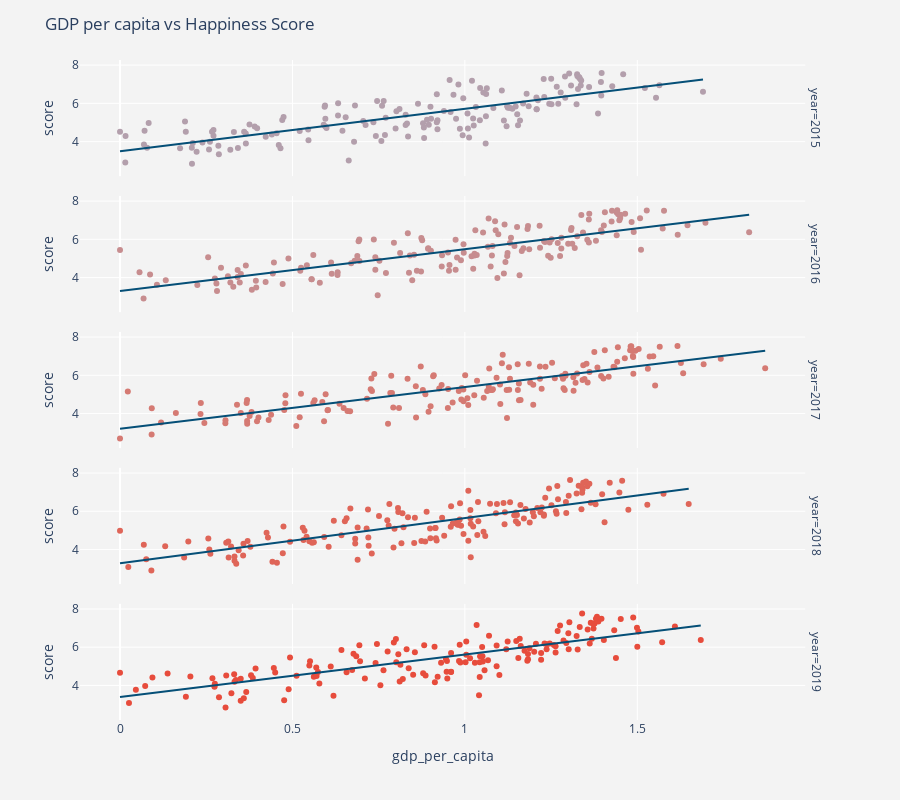

The code cell stored with this chart in its notebook:
### Markdown cell above
It is possible to say based on the graph that the variables "generosity", "freedom_to_choose" and "corruption_perception" have less impact on the happiness score than the other three. But it is also important to see how each variable behaves in comparison to the variable "score".

### Code cell
fig = px.scatter(finaldata, x="gdp_per_capita", 
                 y="score",
                 facet_row="year",
                 color="year",
                 trendline= "ols",
                 color_continuous_scale=('#a8a8bb', '#c1949a', '#d27f7a', '#de685b', '#e74c3c'),
                 trendline_color_override ='#054f77')
fig.update(layout_coloraxis_showscale=False)
fig.update_traces(textposition='top center')
fig.update_layout(
    height=800,
    title_text='GDP per capita vs Happiness Score',
    paper_bgcolor = 'rgb(243, 243, 243)',
    plot_bgcolor = 'rgb(243, 243, 243)')
fig.show()

### Figure 1 — Plotly figure (JSON) as saved in the notebook; plotly's stock layout.template omitted (floating-point values rounded to 4 significant figures; data arrays with more than 128 entries replaced by an {"elided": "..."} marker saying what was removed)
{"data": [{"hoverlabel": {"namelength": 0}, "hovertemplate": "year=%{marker.color}<br>gdp_per_capita=%{x}<br>score=%{y}", "legendgroup": "", "marker": {"color": {"elided": "158 int values"}, "coloraxis": "coloraxis", "symbol": "circle"}, "mode": "markers", "name": "", "showlegend": false, "textposition": "top center", "type": "scatter", "x": {"elided": "158 float values"}, "xaxis": "x5", "y": {"elided": "158 float values"}, "yaxis": "y5"}, {"hoverlabel": {"namelength": 0}, "hovertemplate": "<b>OLS trendline</b><br>score = 2.21823 * gdp_per_capita + 3.49881<br>R<sup>2</sup>=0.609907<br><br>year=2015<br>gdp_per_capita=%{x}<br>score=%{y} <b>(trend)</b>", "legendgroup": "", "line": {"color": "#054f77"}, "marker": {"symbol": "circle"}, "mode": "lines", "name": "", "showlegend": false, "textposition": "top center", "type": "scatter", "x": {"elided": "158 float values"}, "xaxis": "x5", "y": {"elided": "158 float values"}, "yaxis": "y5"}, {"hoverlabel": {"namelength": 0}, "hovertemplate": "year=%{marker.color}<br>gdp_per_capita=%{x}<br>score=%{y}", "legendgroup": "", "marker": {"color": {"elided": "157 int values"}, "coloraxis": "coloraxis", "symbol": "circle"}, "mode": "markers", "name": "", "showlegend": false, "textposition": "top center", "type": "scatter", "x": {"elided": "157 float values"}, "xaxis": "x4", "y": {"elided": "157 float values"}, "yaxis": "y4"}, {"hoverlabel": {"namelength": 0}, "hovertemplate": "<b>OLS trendline</b><br>score = 2.18686 * gdp_per_capita + 3.29618<br>R<sup>2</sup>=0.624609<br><br>year=2016<br>gdp_per_capita=%{x}<br>score=%{y} <b>(trend)</b>", "legendgroup": "", "line": {"color": "#054f77"}, "marker": {"symbol": "circle"}, "mode": "lines", "name": "", "showlegend": false, "textposition": "top center", "type": "scatter", "x": {"elided": "157 float values"}, "xaxis": "x4", "y": {"elided": "157 float values"}, "yaxis": "y4"}, {"hoverlabel": {"namelength": 0}, "hovertemplate": "year=%{marker.color}<br>gdp_per_capita=%{x}<br>score=%{y}", "legendgroup": "", "marker": {"color": {"elided": "155 int values"}, "coloraxis": "coloraxis", "symbol": "circle"}, "mode": "markers", "name": "", "showlegend": false, "textposition": "top center", "type": "scatter", "x": {"elided": "155 float values"}, "xaxis": "x3", "y": {"elided": "155 float values"}, "yaxis": "y3"}, {"hoverlabel": {"namelength": 0}, "hovertemplate": "<b>OLS trendline</b><br>score = 2.18418 * gdp_per_capita + 3.20321<br>R<sup>2</sup>=0.660105<br><br>year=2017<br>gdp_per_capita=%{x}<br>score=%{y} <b>(trend)</b>", "legendgroup": "", "line": {"color": "#054f77"}, "marker": {"symbol": "circle"}, "mode": "lines", "name": "", "showlegend": false, "textposition": "top center", "type": "scatter", "x": {"elided": "155 float values"}, "xaxis": "x3", "y": {"elided": "155 float values"}, "yaxis": "y3"}, {"hoverlabel": {"namelength": 0}, "hovertemplate": "year=%{marker.color}<br>gdp_per_capita=%{x}<br>score=%{y}", "legendgroup": "", "marker": {"color": {"elided": "155 int values"}, "coloraxis": "coloraxis", "symbol": "circle"}, "mode": "markers", "name": "", "showlegend": false, "textposition": "top center", "type": "scatter", "x": {"elided": "155 float values"}, "xaxis": "x2", "y": {"elided": "155 float values"}, "yaxis": "y2"}, {"hoverlabel": {"namelength": 0}, "hovertemplate": "<b>OLS trendline</b><br>score = 2.36511 * gdp_per_capita + 3.2769<br>R<sup>2</sup>=0.650096<br><br>year=2018<br>gdp_per_capita=%{x}<br>score=%{y} <b>(trend)</b>", "legendgroup": "", "line": {"color": "#054f77"}, "marker": {"symbol": "circle"}, "mode": "lines", "name": "", "showlegend": false, "textposition": "top center", "type": "scatter", "x": {"elided": "155 float values"}, "xaxis": "x2", "y": {"elided": "155 float values"}, "yaxis": "y2"}, {"hoverlabel": {"namelength": 0}, "hovertemplate": "year=%{marker.color}<br>gdp_per_capita=%{x}<br>score=%{y}", "legendgroup": "", "marker": {"color": {"elided": "156 int values"}, "coloraxis": "coloraxis", "symbol": "circle"}, "mode": "markers", "name": "", "showlegend": false, "textposition": "top center", "type": "scatter", "x": {"elided": "156 float values"}, "xaxis": "x", "y": {"elided": "156 float values"}, "yaxis": "y"}, {"hoverlabel": {"namelength": 0}, "hovertemplate": "<b>OLS trendline</b><br>score = 2.21815 * gdp_per_capita + 3.39935<br>R<sup>2</sup>=0.630250<br><br>year=2019<br>gdp_per_capita=%{x}<br>score=%{y} <b>(trend)</b>", "legendgroup": "", "line": {"color": "#054f77"}, "marker": {"symbol": "circle"}, "mode": "lines", "name": "", "showlegend": false, "textposition": "top center", "type": "scatter", "x": {"elided": "156 float values"}, "xaxis": "x", "y": {"elided": "156 float values"}, "yaxis": "y"}], "layout": {"annotations": [{"font": {}, "showarrow": false, "text": "year=2019", "textangle": 90, "x": 0.98, "xanchor": "left", "xref": "paper", "y": 0.088, "yanchor": "middle", "yref": "paper"}, {"font": {}, "showarrow": false, "text": "year=2018", "textangle": 90, "x": 0.98, "xanchor": "left", "xref": "paper", "y": 0.294, "yanchor": "middle", "yref": "paper"}, {"font": {}, "showarrow": false, "text": "year=2017", "textangle": 90, "x": 0.98, "xanchor": "left", "xref": "paper", "y": 0.5, "yanchor": "middle", "yref": "paper"}, {"font": {}, "showarrow": false, "text": "year=2016", "textangle": 90, "x": 0.98, "xanchor": "left", "xref": "paper", "y": 0.706, "yanchor": "middle", "yref": "paper"}, {"font": {}, "showarrow": false, "text": "year=2015", "textangle": 90, "x": 0.98, "xanchor": "left", "xref": "paper", "y": 0.912, "yanchor": "middle", "yref": "paper"}], "coloraxis": {"colorbar": {"title": {"text": "year"}}, "colorscale": [[0, "#a8a8bb"], [0.25, "#c1949a"], [0.5, "#d27f7a"], [0.75, "#de685b"], [1, "#e74c3c"]], "showscale": false}, "height": 800, "legend": {"tracegroupgap": 0}, "margin": {"t": 60}, "paper_bgcolor": "rgb(243, 243, 243)", "plot_bgcolor": "rgb(243, 243, 243)", "title": {"text": "GDP per capita vs Happiness Score"}, "xaxis": {"anchor": "y", "domain": [0, 0.98], "title": {"text": "gdp_per_capita"}}, "xaxis2": {"anchor": "y2", "domain": [0, 0.98], "matches": "x", "showticklabels": false}, "xaxis3": {"anchor": "y3", "domain": [0, 0.98], "matches": "x", "showticklabels": false}, "xaxis4": {"anchor": "y4", "domain": [0, 0.98], "matches": "x", "showticklabels": false}, "xaxis5": {"anchor": "y5", "domain": [0, 0.98], "matches": "x", "showticklabels": false}, "yaxis": {"anchor": "x", "domain": [0, 0.176], "title": {"text": "score"}}, "yaxis2": {"anchor": "x2", "domain": [0.206, 0.382], "matches": "y", "title": {"text": "score"}}, "yaxis3": {"anchor": "x3", "domain": [0.412, 0.588], "matches": "y", "title": {"text": "score"}}, "yaxis4": {"anchor": "x4", "domain": [0.618, 0.794], "matches": "y", "title": {"text": "score"}}, "yaxis5": {"anchor": "x5", "domain": [0.824, 1], "matches": "y", "title": {"text": "score"}}}}
